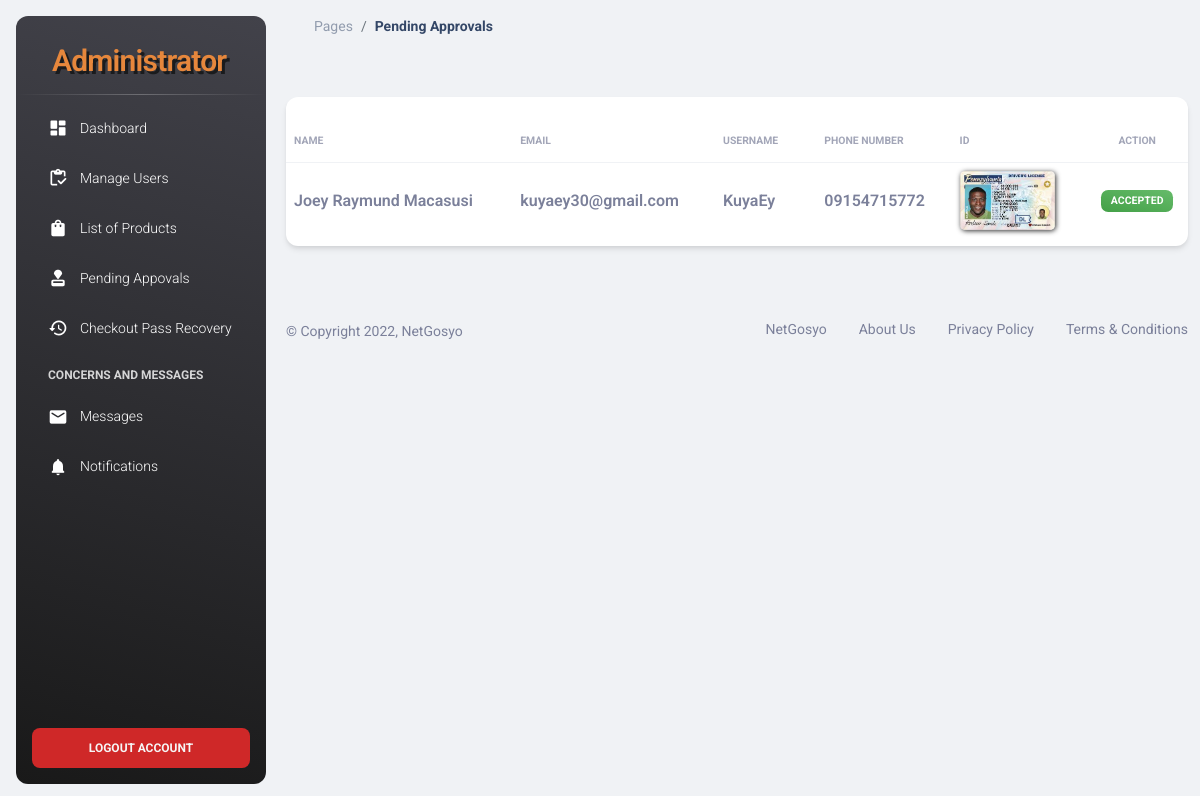
Page /NetGosyo-Admin/pending_approval.php (signed in) on the committed database.
### tables this page shows
CREATE TABLE `user_form` (
  `id` int(100) NOT NULL,
  `fullname` varchar(100) NOT NULL,
  `email` varchar(100) NOT NULL,
  `username` varchar(255) NOT NULL,
  `password` varchar(100) NOT NULL,
  `checkout_pass` varchar(250) NOT NULL,
  `phonenumber` varchar(255) NOT NULL,
  `address` varchar(255) NOT NULL,
  `address2` varchar(500) NOT NULL,
  `archipelago` varchar(250) NOT NULL,
  `landmark` varchar(500) NOT NULL,
  `city` varchar(250) NOT NULL,
  `province` varchar(250) NOT NULL,
  `zip` varchar(250) NOT NULL,
  `dateofbirth` varchar(255) NOT NULL,
  `gender` varchar(255) NOT NULL,
  `image` varchar(255) NOT NULL,
  `shopname` varchar(250) NOT NULL DEFAULT 'user',
  `shopdesc` varchar(5000) NOT NULL,
  `vkey` varchar(50) NOT NULL,
  `verify_token` varchar(100) NOT NULL,
  `verified` tinyint(1) NOT NULL DEFAULT 0,
  `register_date` timestamp NOT NULL DEFAULT current_timestamp() ON UPDATE current_timestamp(),
  `id_pic` varchar(255) DEFAULT NULL,
  `has_verified_badge` tinyint(1) DEFAULT NULL,
  `is_banned` tinyint(1) NOT NULL DEFAULT 0,
  `number_verified` tinyint(4) NOT NULL DEFAULT 0
);

### NetGosyo-Admin/pending_approval.php (the view, shortened to what this page needs)
<?php
  include('header.php');
  $select_user = mysqli_query($conn, "SELECT * FROM `user_form` where shopname != 'user' AND id_pic != '' ORDER BY register_date DESC, has_verified_badge DESC ") or die('query failed!');
  $sellers = array();
  while($fetch_user = mysqli_fetch_assoc($select_user) ){
    if($fetch_user['has_verified_badge'] == 1 && $fetch_user['id_pic']){
        $fetch_user['status'] = 'Verified';
      } else if($fetch_user['has_verified_badge'] == 0 && $fetch_user['id_pic']){
        $fetch_user['status'] =  'Pending Verification';
      } else {
        $fetch_user['status'] =  'Not Verified';
      }
        array_push($sellers, $fetch_user);
  }
  ?>
<main class="main-content position-relative max-height-vh-100 h-100 border-radius-lg ">
    <nav class="navbar navbar-main navbar-expand-lg px-0 mx-4 shadow-none border-radius-xl" id="navbarBlur"
        data-scroll="true">
        <div class="container-fluid py-1 px-3">
            <nav aria-label="breadcrumb">
                <ol class="breadcrumb bg-transparent mb-0 pb-0 pt-1 px-0 me-sm-6 me-5">
                    <li class="breadcrumb-item text-sm"><a class="opacity-5 text-dark" href="javascript:;">Pages</a>
                    </li>
                    <li class="breadcrumb-item text-sm text-dark active" aria-current="page"><b>Pending Approvals</b>
                    </li>
                </ol>
            </nav>
        </div>
    </nav>
    <div class="container-fluid py-4">
        <div class="row">
            <div class="col-12">
                <div class="card my-4">
                    <div class="card-body px-0 pb-2">
                        <div class="table-responsive p-0">
                            <table class="table align-items-center mb-0">
                                <thead>
                                    <tr>
                                        <th
                                            class="text-uppercase text-secondary text-xxs font-weight-bolder opacity-7 ps-2">
                                            Name</th>
                                        <th
                                            class="text-uppercase text-secondary text-xxs font-weight-bolder opacity-7 ps-2">
                                            Email</th>
                                        <th
                                            class="text-uppercase text-secondary text-xxs font-weight-bolder opacity-7 ps-2">
                                            Username</th>
                                        <th
                                            class="text-uppercase text-secondary text-xxs font-weight-bolder opacity-7 ps-2">
                                            Phone Number</th>
                                        <th
                                            class="text-uppercase text-secondary text-xxs font-weight-bolder opacity-7 ps-2">
                                            ID</th>
                                        <th
                                            class="text-center text-uppercase text-secondary text-xxs font-weight-bolder opacity-7">
                                            Action</th>
                                    </tr>
                                </thead>
                                <tbody>
                                    <?php foreach ($sellers as $row) { ?>
                                    <tr>
                                        <td>
                                            <p class="text-s font-weight-bold mb-0"> <?= $row['fullname'] ?></p>
                                        </td>
                                        <td>
                                            <p class="text-s font-weight-bold mb-0"> <?= $row['email'] ?></p>
                                        </td>
                                        <td>
                                            <p class="text-s font-weight-bold mb-0"> <?= $row['username'] ?></p>
                                        </td>
                                        <td>
                                            <p class="text-s font-weight-bold mb-0"> <?= $row['phonenumber'] ?></p>
                                        </td>
                                        <td>
                                            <?php if ($row['id_pic'] != NULL) {
                                                echo '<div><a href="#" data-toggle="modal" data-target="#orderModal"><img src="../Seller-IDS/' . $row['id_pic'] . '" style="border-radius: 5px; box-shadow: 1px 1px 5px #333333; width: 80%; max-width: 100px; " class="img-fluid" id="uploaded_image"></a></div>';
                                                }?>
                                        </td>
                                        <?php if ($row['status'] == 'Pending Verification') { ?>
                                        <td class="align-middle text-center text-sm">
                                            <a href="../action.php?badge_action=accept&user_id=<?= $row['id'] ?>"
                                                onclick="return confirm('Are you sure do you want to Approve this seller?')">
                                                <span
                                                    class="badge badge-sm bg-gradient-success cursor-pointer">Approve</span>
                                            </a>
                                            <a href="../action.php?badge_action=reject&user_id=<?= $row['id'] ?>"
                                                onclick="return confirm('Are you sure do you want to REJECT this seller?')">
                                                <span
                                                    class="badge badge-sm bg-gradient-danger cursor-pointer">Reject</span>
                                            </a>
                                            <!-- <span class="badge badge-sm bg-gradient-success cursor-pointer" href="../action.php?action=accept&id=<?= $row['order_id'] ?>&user_id=<?= $row['user_id'] ?>"onclick="return confirm('Are you sure do you want to ACCEPT this order?')">Accept</span>
                        <span class="badge badge-sm bg-gradient-danger cursor-pointer" href="../action.php?action=reject&id=<?= $row['order_id'] ?>&user_id=<?= $row['user_id'] ?>"onclick="return confirm('Are you sure do you want to REJECT this order?')">Reject</span> -->
                                        </td>
                                        <?php }else if($row['status'] == 'Verified'){ ?>
                                        <td class="align-middle text-center text-sm">
                                            <span class="badge badge-sm bg-gradient-success cursor-pointer"
                                                disabled>Accepted</span>
                                        </td>
                                        <?php }else if($row['status'] == 'Rejected'){ ?>
                                        <td class="align-middle text-center text-sm">
                                            <span class="badge badge-sm bg-gradient-danger cursor-pointer"
                                                disabled>Rejected</span>
                                        </td>
                                        <?php } ?>
                                    </tr>
                                </tbody>
                            </table>
                            <?php } ?>
                        </div>
                    </div>
                </div>
            </div>
        </div>
    </div>
    <?php
  include('footer.php');
  ?>

### rows in the picture
user_form: fullname "Joey Raymund Macasusi", email "kuyaey30@gmail.com", username "KuyaEy", phonenumber "09154715772", id_pic (picture)
